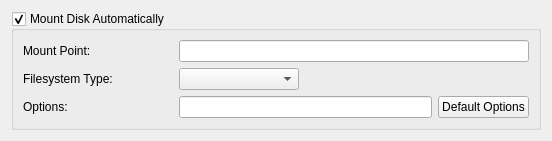
<?xml version="1.0" encoding="UTF-8"?>
<ui version="4.0">
 <class>EditWidget</class>
 <widget class="QWidget" name="EditWidget">
  <property name="geometry">
   <rect>
    <x>0</x>
    <y>0</y>
    <width>536</width>
    <height>138</height>
   </rect>
  </property>
  <property name="sizePolicy">
   <sizepolicy hsizetype="MinimumExpanding" vsizetype="MinimumExpanding">
    <horstretch>0</horstretch>
    <verstretch>0</verstretch>
   </sizepolicy>
  </property>
  <property name="windowTitle">
   <string notr="true">EditWidget</string>
  </property>
  <layout class="QGridLayout" name="gridLayout_2">
   <item row="0" column="0">
    <widget class="QGroupBox" name="groupMount">
     <property name="title">
      <string>Mount Disk Automatically</string>
     </property>
     <property name="flat">
      <bool>true</bool>
     </property>
     <property name="checkable">
      <bool>true</bool>
     </property>
     <property name="checked">
      <bool>true</bool>
     </property>
     <layout class="QGridLayout" name="gridLayout">
      <item row="0" column="0">
       <widget class="QLabel" name="label">
        <property name="minimumSize">
         <size>
          <width>150</width>
          <height>0</height>
         </size>
        </property>
        <property name="text">
         <string>Mount Point:</string>
        </property>
       </widget>
      </item>
      <item row="0" column="1">
       <widget class="QLineEdit" name="lineMountPoint"/>
      </item>
      <item row="1" column="0">
       <widget class="QLabel" name="label_2">
        <property name="text">
         <string>Filesystem Type:</string>
        </property>
       </widget>
      </item>
      <item row="1" column="1">
       <layout class="QHBoxLayout" name="horizontalLayout_2">
        <item>
         <widget class="QComboBox" name="comboFilesystem">
          <property name="minimumSize">
           <size>
            <width>120</width>
            <height>0</height>
           </size>
          </property>
         </widget>
        </item>
        <item>
         <spacer name="horizontalSpacer">
          <property name="orientation">
           <enum>Qt::Horizontal</enum>
          </property>
          <property name="sizeType">
           <enum>QSizePolicy::Minimum</enum>
          </property>
          <property name="sizeHint" stdset="0">
           <size>
            <width>230</width>
            <height>22</height>
           </size>
          </property>
         </spacer>
        </item>
       </layout>
      </item>
      <item row="2" column="0">
       <widget class="QLabel" name="label_3">
        <property name="text">
         <string>Options:</string>
        </property>
       </widget>
      </item>
      <item row="2" column="1">
       <layout class="QHBoxLayout" name="horizontalLayout">
        <item>
         <widget class="QLineEdit" name="lineOptions"/>
        </item>
        <item>
         <widget class="QPushButton" name="pushOptions">
          <property name="text">
           <string>Default Options</string>
          </property>
         </widget>
        </item>
       </layout>
      </item>
     </layout>
    </widget>
   </item>
  </layout>
 </widget>
 <resources/>
 <connections/>
</ui>
